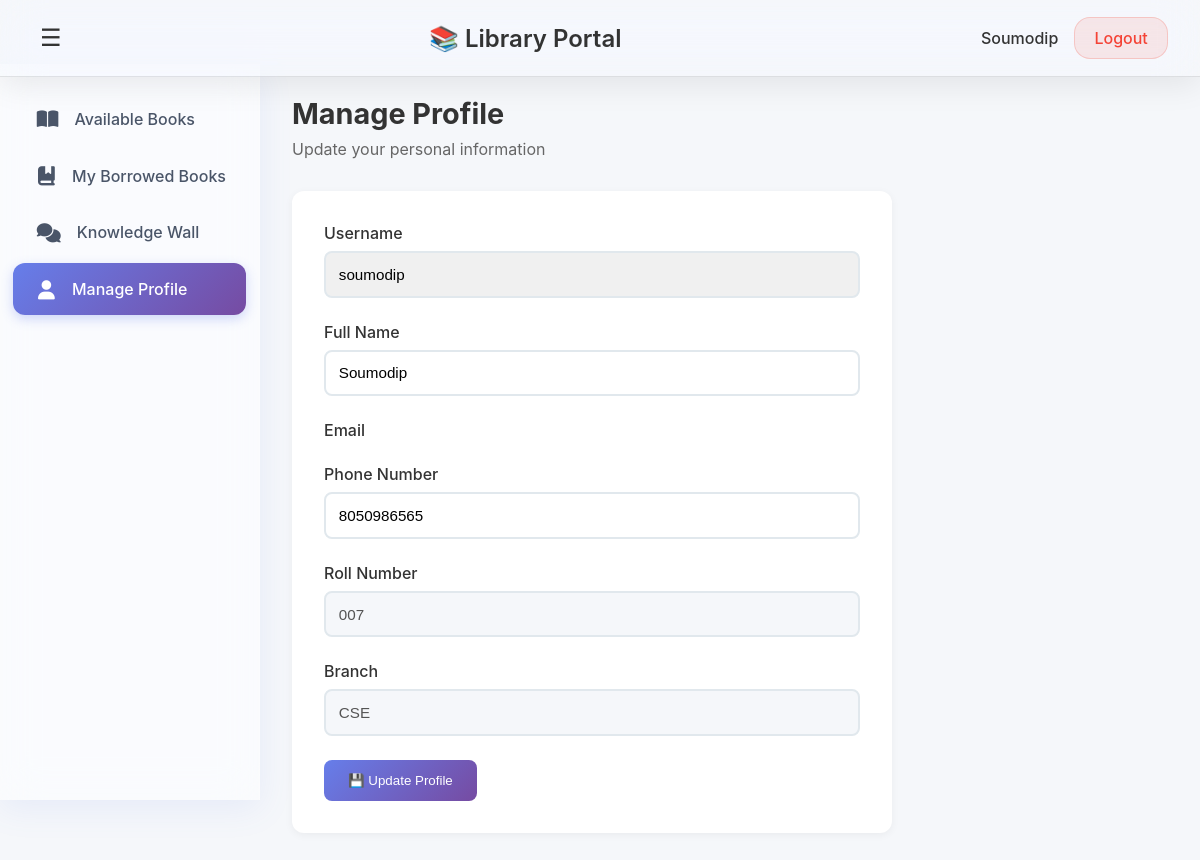
The page /manage-profile/ (signed in) on the database its author committed.
### lms_app/models.py (models this page shows, shortened)
class Student(models.Model):
    user = models.OneToOneField(User, on_delete=models.CASCADE)
    roll_no = models.CharField(max_length=20, unique=True)
    branch = models.CharField(max_length=50)
    name = models.CharField(max_length=100, blank=True, null=True)
    phone_number = models.CharField(max_length=15, blank=True, null=True)
    status = models.CharField(max_length=20, choices=STUDENT_STATUS_CHOICES, default='pending')
    status_reason = models.TextField(blank=True, null=True, help_text='Reason for rejection or disabling')

### lms_app/views.py (the view)
# urls.py: path('manage-profile/', views.manage_profile, name='manage_profile'),
@login_required
def manage_profile(request):
    try:
        student = request.user.student
    except Student.DoesNotExist:
        messages.error(request, 'Student profile not found. Please contact admin.')
        return redirect('dashboard')
    if request.method == 'POST':
        form = ProfileUpdateForm(request.POST, instance=student)
        if form.is_valid():
            form.save()
            messages.success(request, 'Profile updated successfully!')
            return redirect('manage_profile')
    else:
        form = ProfileUpdateForm(instance=student)
    return render(request, 'manage_profile.html', {'form': form, 'student': student})

### lms_app/forms.py
class ProfileUpdateForm(forms.ModelForm):
    class Meta:
        model = Student
        fields = ['name', 'phone_number']
        widgets = {
            'name': forms.TextInput(attrs={'class': 'form-input', 'placeholder': 'Enter your full name'}),
            'phone_number': forms.TextInput(attrs={'class': 'form-input', 'placeholder': 'Enter your phone number'}),
        }

### lms_app/templates/manage_profile.html (shortened to what this page needs)
<!DOCTYPE html>
<html lang="en">
<head>
    <link rel="stylesheet" href="https://cdnjs.cloudflare.com/ajax/libs/font-awesome/6.4.0/css/all.min.css">
</head>
<body>
    <nav class="navbar">
        <button class="sidebar-toggle" id="sidebarToggle" onclick="toggleSidebar()">☰</button>
        <h1>📚 Library Portal</h1>
        <div class="user-info">
            <span class="user-name">{{ student.name|default:student.roll_no }}</span>
            <a href="{% url 'student_logout' %}" class="logout-btn">Logout</a>
        </div>
    </nav>
    <div class="container">
        <aside class="sidebar">
            <ul class="sidebar-menu">
                <li><a href="{% url 'dashboard' %}"><span class="icon"><i class="fas fa-book-open"></i></span><span class="label">Available Books</span></a></li>
                <li><a href="{% url 'my_borrowed_books' %}"><span class="icon"><i class="fas fa-book-bookmark"></i></span><span class="label">My Borrowed Books</span></a></li>
                <li><a href="{% url 'social_wall' %}"><span class="icon"><i class="fas fa-comments"></i></span><span class="label">Knowledge Wall</span></a></li>
                <li><a href="{% url 'manage_profile' %}" class="active"><span class="icon"><i class="fas fa-user"></i></span><span class="label">Manage Profile</span></a></li>
            </ul>
        </aside>
        <main class="main-content">
            <div class="page-header">
                <h2>Manage Profile</h2>
                <p>Update your personal information</p>
            </div>
            <div class="profile-card">
                <form method="post">
                    <div class="form-group">
                        <label>Username</label>
                        <input type="text" value="{{ request.user.username }}" readonly style="background-color: #f0f0f0; cursor: not-allowed;">
                    </div>
                    <div class="form-group">
                        <label for="{{ form.name.id_for_label }}">Full Name</label>
                        {{ form.name }}
                    </div>
                    <div class="form-group">
                        <label for="{{ form.email.id_for_label }}">Email</label>
                    </div>
                    <div class="form-group">
                        <label for="{{ form.phone_number.id_for_label }}">Phone Number</label>
                        {{ form.phone_number }}
                    </div>
                    <div class="form-group">
                        <label>Roll Number</label>
                        <input type="text" value="{{ student.roll_no }}" disabled>
                    </div>
                    <div class="form-group">
                        <label>Branch</label>
                        <input type="text" value="{{ student.branch }}" disabled>
                    </div>
                    <button type="submit" class="btn-primary">💾 Update Profile</button>
                </form>
            </div>
        </main>
    </div>
</body>
</html>

### lms_app/templates/manage_profile.html (style rules this page uses)
* { margin: 0; padding: 0; box-sizing: border-box; }
body { font-family: -apple-system, BlinkMacSystemFont, 'Segoe UI', Roboto, Oxygen, Ubuntu, Cantarell, sans-serif; background: #f5f7fa; color: #333; }
.navbar { background: rgba(255, 255, 255, 0.1); backdrop-filter: blur(20px) saturate(180%); -webkit-backdrop-filter: blur(20px) saturate(180%); border-bottom: 1px solid rgba(0, 0, 0, 0.1); color: #333; padding: 1rem 2rem; box-shadow: 0 8px 32px rgba(0, 0, 0, 0.08); position: fixed; top: 0; left: 0; right: 0; z-index: 100; display: flex; justify-content: space-between; align-items: center; }
.navbar h1 { font-size: 1.5rem; font-weight: 600; }
.sidebar-toggle { background: none; border: none; color: #333; font-size: 1.5rem; cursor: pointer; padding: 0.5rem; display: flex; align-items: center; transition: transform 0.3s ease; }
.user-info { display: flex; align-items: center; gap: 1rem; }
.user-name { font-weight: 500; }
.logout-btn { background: rgba(244, 67, 54, 0.1); color: #f44336; border: 1px solid rgba(244, 67, 54, 0.2); padding: 0.6rem 1.2rem; border-radius: 16px; cursor: pointer; text-decoration: none; display: inline-block; font-weight: 500; transition: all 0.3s cubic-bezier(0.4, 0, 0.2, 1); }
.container { display: flex; margin-top: 64px; min-height: calc(100vh - 64px); }
.sidebar { width: 260px; background: rgba(255, 255, 255, 0.5); backdrop-filter: blur(20px) saturate(180%); -webkit-backdrop-filter: blur(20px) saturate(180%); box-shadow: 0 8px 32px rgba(102, 126, 234, 0.1); position: fixed; height: calc(100vh - 64px); overflow-y: auto; transition: all 0.4s cubic-bezier(0.4, 0, 0.2, 1); border-right: 1px solid rgba(255, 255, 255, 0.3); }
.sidebar-menu { list-style: none; padding: 1.5rem 0; }
.sidebar-menu li { margin: 0.3rem 0; }
.sidebar-menu a { display: flex; align-items: center; gap: 1rem; padding: 1rem 1.5rem; margin: 0 0.8rem; color: #4a5568; text-decoration: none; transition: all 0.3s cubic-bezier(0.4, 0, 0.2, 1); border-radius: 12px; font-weight: 500; position: relative; white-space: nowrap; }
.sidebar-menu a::before { content: ''; position: absolute; left: 0; top: 50%; transform: translateY(-50%); width: 4px; height: 0; background: #667eea; border-radius: 0 4px 4px 0; transition: height 0.3s cubic-bezier(0.4, 0, 0.2, 1); }
.sidebar-menu a.active { background: linear-gradient(135deg, #667eea 0%, #764ba2 100%); color: white; box-shadow: 0 4px 12px rgba(102, 126, 234, 0.3); }
.sidebar-menu a.active::before { height: 0; }
.icon { font-size: 1.2rem; min-width: 1.2rem; display: inline-flex; justify-content: center; }
.main-content { margin-left: 260px; flex: 1; padding: 2rem; transition: margin-left 0.3s ease; }
.page-header { margin-bottom: 2rem; }
.page-header h2 { font-size: 1.8rem; color: #333; margin-bottom: 0.5rem; }
.page-header p { color: #666; }
.profile-card { background: white; padding: 2rem; border-radius: 12px; box-shadow: 0 2px 8px rgba(0,0,0,0.05); max-width: 600px; }
.form-group { margin-bottom: 1.5rem; }
.form-group label { display: block; margin-bottom: 0.5rem; font-weight: 500; color: #333; }
.form-group input { width: 100%; padding: 0.8rem; border: 2px solid #e1e8ed; border-radius: 8px; font-size: 0.95rem; }
.form-group input:disabled { background: #f5f7fa; cursor: not-allowed; }
.btn-primary { background: linear-gradient(135deg, #667eea 0%, #764ba2 100%); color: white; border: none; padding: 0.8rem 1.5rem; border-radius: 8px; cursor: pointer; font-weight: 500; transition: all 0.3s ease; }

### rows shown on the page
Student: name "Soumodip", phone_number "8050986565", roll_no "007", branch "CSE"
